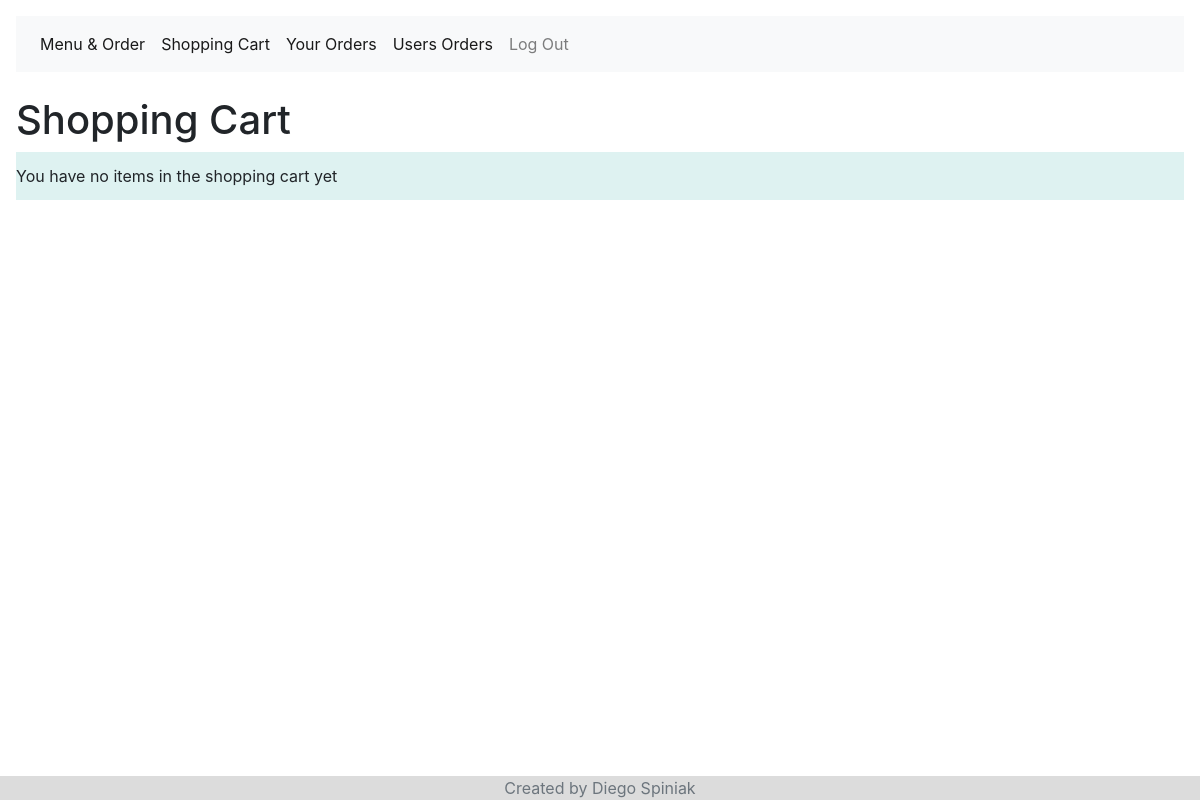
The page /shopping_cart (signed in) on the database as committed earlier.
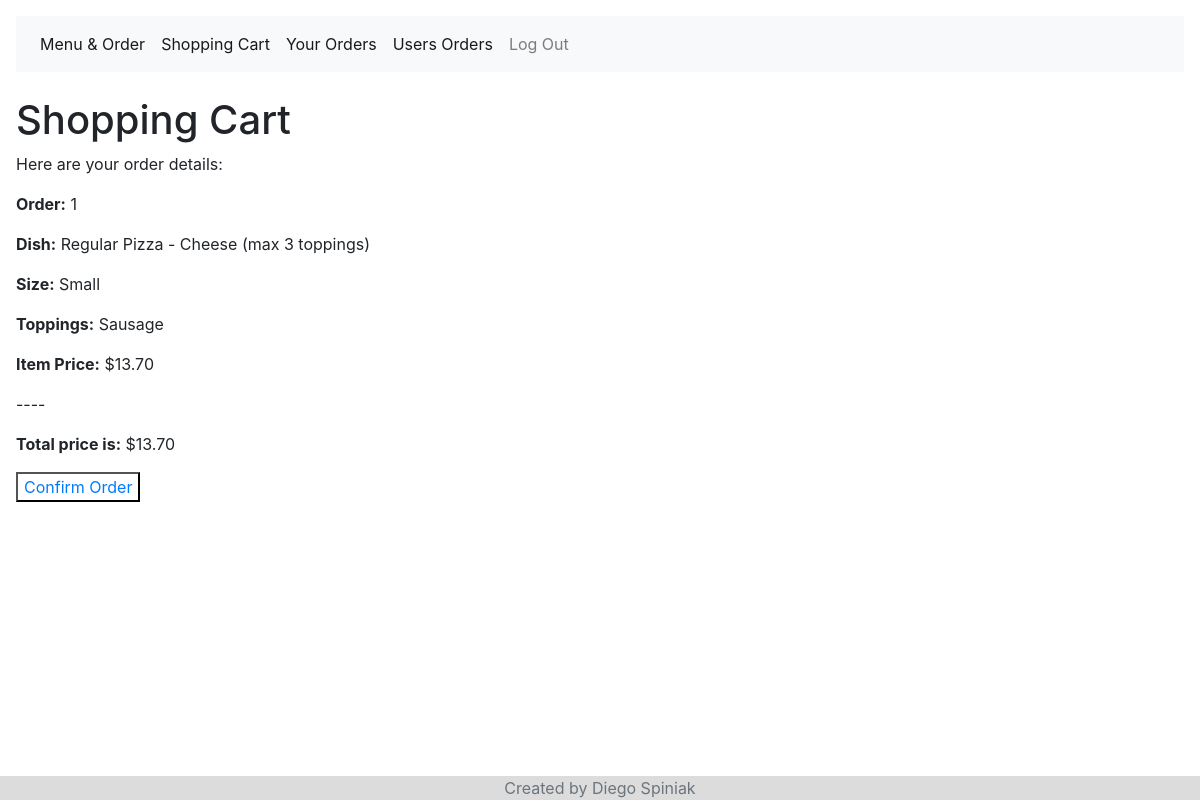
The same page on the database as committed later.
### orders/models.py (models this page shows, shortened)
class Order(models.Model):
    username = models.ForeignKey(User, on_delete=models.CASCADE)
    food_type = models.ForeignKey(FoodType, on_delete=models.CASCADE)
    size = models.ForeignKey(Size, on_delete=models.CASCADE)
    toppings = models.ManyToManyField(Topping, blank=True)
    order_price = models.DecimalField(max_digits=6, decimal_places=2, default=0)

class FoodType(models.Model):
    category = models.CharField(max_length=20)
    base = models.CharField(max_length=30)
    toppings = models.ManyToManyField(Topping, blank=True)
    size = models.ManyToManyField(Size)

class Size(models.Model):
    size = models.CharField(max_length=10)

class Topping(models.Model):
    topping = models.CharField(max_length=20)
    def __str__(self):
        return f"{self.topping}"

class ShoppingCart(models.Model):
    status_choices = (
        ("unconfirmed", "unconfirmed"),
        ("pending", "pending"),
        ("complete", "complete")
    )
    username = models.ForeignKey(User, on_delete=models.CASCADE)
    orders = models.ManyToManyField(Order)
    total_price = models.DecimalField(max_digits=6, decimal_places=2)
    status = models.CharField(
        max_length = 20,
        choices = status_choices,
        default = '1'
        )
    def __str__(self):
        return f"{self.username} has orders. Status {self.status}. Total is ${self.total_price}"

### orders/views.py (the view, shortened to what this page needs)
# urls.py: path("shopping_cart", views.shopping_cart,name="shopping_cart"),
def shopping_cart(request):
    if request.user.is_authenticated:
        username = request.user
        orders = Order.objects.filter(username=username, shoppingcart__status="unconfirmed")
        try:
            shopping_cart = ShoppingCart.objects.get(username=username, status="unconfirmed")
            print(shopping_cart)
        except ShoppingCart.DoesNotExist:
            shopping_cart = None
        if request.method == "GET":
            if shopping_cart:
                print(shopping_cart)
                context = {
                    "orders": orders,
                    "total_price": shopping_cart.total_price,
                    "shopping_cart": shopping_cart
                    }
                return render(request, "shopping_cart.html", context)
            else:
                print("No shopping cart")
                return render(request, "shopping_cart.html", {"message": "You have no items in the shopping cart yet"})
    else:
        return HttpResponseRedirect(reverse("login"), {"message": "please login before making an order"})

### orders/templates/shopping_cart.html (shortened to what this page needs)
{% extends "base.html" %}
{% load static %}
{% block content %}
  <h1>Shopping Cart</h1>
  <div class="message">
  {% if message %}
    {{ message }}
  {% endif %}
  </div>
  {% if shopping_cart %}
    <p>Here are your order details:</p>
    {% for order in orders %}
      <p><b>Order:</b> {{ forloop.counter }}</p>
        <p><b>Dish:</b> {{order.food_type.category}} - {{order.food_type.base}}</p>
        <p><b>Size:</b> {{order.size.size}}</p>
        {% if order.toppings.all %}
          <p><b>Toppings:</b> {{ order.toppings.all|join:", " }}</p>
        {% endif %}
        <p><b>Item Price:</b> ${{order.order_price}}</p>
      <p> ---- </p>
    {% endfor %}
    <p><b>Total price is:</b> ${{total_price}}</p>
    <form action="shopping_cart" method="post">
      <button type="submit" name="order_confirmed" value="confirmed" class="btn-link">Confirm Order</button>
    </form>
  {% endif %}
{% endblock %}

Rows that differ between the two databases and show on the page:
added Order: food_type.category "Regular Pizza", food_type.base "Cheese (max 3 toppings)", size.size "Small", toppings.all "Sausage", order_price "13.70"
added ShoppingCart: total_price "13.70"
Other text that changed with them:
{{ message }}: "You have no items in the shopping cart yet" → (not shown)
text now shown: "Here are your order details: Total price is: $ Confirm Order"
